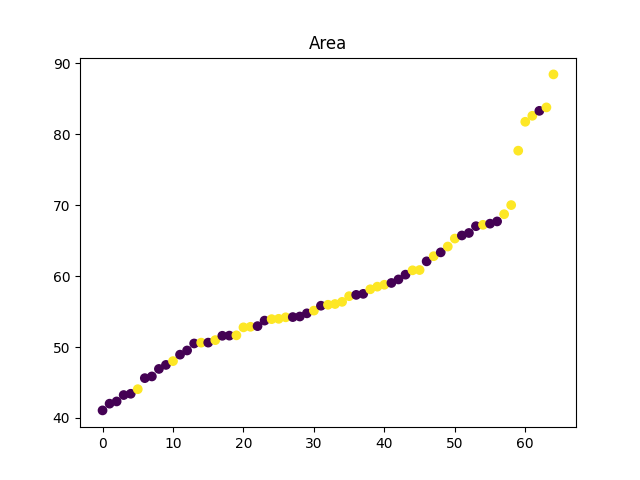
#> input picture src/data_analysis/distribution_plots/labelled_plots/rear/right/area.png, 640 x 480 px, found by its file name; its folder holds only this picture in this run
$ python kmeans.py
#> lines starting #> are read from the running program, lines starting #| are printed output that depends on the picture; after the words box and inside, x2 and y2 are one past the last pixel; in counts of white or black regions, pixels touching at a corner belong together
import os
import csv
import cv2
import numpy as np
from tqdm import tqdm
from sklearn.cluster import KMeans

cwd = os.getcwd()
folder = os.path.join(cwd, 'data', "unlabelled_batch1", "split", "rear", "right")

# files = list(filter(lambda x: x.endswith('.jpg'), os.listdir(folder)))
files = os.listdir(folder)

lower = np.array([0, 0, 0])
upper = np.array([25, 255, 255])

def show_image(name, image):
    cv2.namedWindow(name, cv2.WINDOW_NORMAL)
    cv2.imshow(name, image)
    cv2.waitKey(0)

with open('kmeans_results.csv', 'w', newline='', encoding='UTF8') as csvfile:
    writer = csv.writer(csvfile)

    columns = ["filename"] + \
        [f"colour_{i}_{j}" for i in range(4) for j in ["r", "g", "b"]] + \
        [f"percentage_{i}" for i in range(4)]

    writer.writerow(columns)

    for file in tqdm(files):
        filepath = os.path.join(folder, file)
        img = cv2.imread(filepath)
#> img is the input picture: shape (480, 640, 3); mean B, G, R 249.9, 250.6, 251.2

        img_hsv = cv2.cvtColor(img, cv2.COLOR_BGR2HSV)
#> img_hsv: shape (480, 640, 3); mean H, S, V 1.5, 3.2, 251.3

        mask = cv2.inRange(img_hsv, lower, upper)
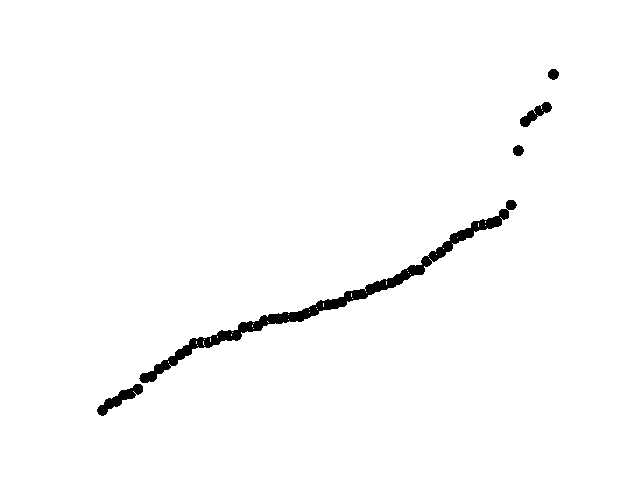
#> mask: shape (480, 640); 98.4% white; 5 black regions

        contours = cv2.findContours(mask, cv2.RETR_TREE,
                                    cv2.CHAIN_APPROX_SIMPLE)[0]
#> contours = 41 contours, 34 with area under 20; largest, box (x1, y1, x2, y2) and area: (0, 0, 640, 480) 306081, (138, 208, 510, 384) 4458, (96, 383, 144, 417) 550, (519, 101, 553, 128) 376, (512, 144, 525, 157) 110, (547, 68, 560, 81) 109, (505, 199, 518, 211) 105
        contour = max(contours, key=cv2.contourArea, default=None)
#> contour = [[0, 0], [0, 479], [639, 479], [639, 0]]

        if contour is None or cv2.contourArea(contour) < 50000:
            # print("No leaf found!")
            writer.writerow([file])
            continue

        mask = np.zeros_like(mask, dtype=np.uint8)

        cv2.drawContours(mask, [contour], -1, (255, 255, 255), -1)
#> mask: shape (480, 640); every value is 255

        result = cv2.bitwise_and(img, img, mask=mask)

        img_hsv = cv2.cvtColor(result, cv2.COLOR_BGR2HSV)

        mask = cv2.inRange(img_hsv, lower, upper)

        contours = cv2.findContours(mask, cv2.RETR_TREE,
                                    cv2.CHAIN_APPROX_SIMPLE)[0]

        result = cv2.bitwise_and(result, result, mask=mask)
        result = cv2.cvtColor(result, cv2.COLOR_BGR2RGB)
        result = result.reshape((result.shape[0] * result.shape[1], 3))
        result = result[result.sum(axis=1) > 0]

        kmeans = KMeans(n_clusters=4, random_state=0,
                        n_init='auto').fit(result)

        colours = kmeans.cluster_centers_
#> colours = [[254.8, 254.8, 254.8], [30.68, 30.68, 30.68], [193.8, 193.2, 191.4], [122.9, 115.9, 102.8]]

        percentages = np.bincount(kmeans.labels_) / kmeans.labels_.shape[0]
#> percentages = [0.996, 0.00163, 0.00132, 0.00137]

        row = [file] + list(colours.flatten()) + list(percentages.flatten())
#> row = ['area.png', 254.8, 254.8, 254.8, 30.68, 30.68, 30.68, 193.8, 193.2, 191.4, 122.9, 115.9, 102.8, 0.996, 0.00163, 0.00132, 0.00137]

        writer.writerow(row)

$ run again, on src/data_analysis/distribution_plots/labelled_plots/rear/right/efd_16.png
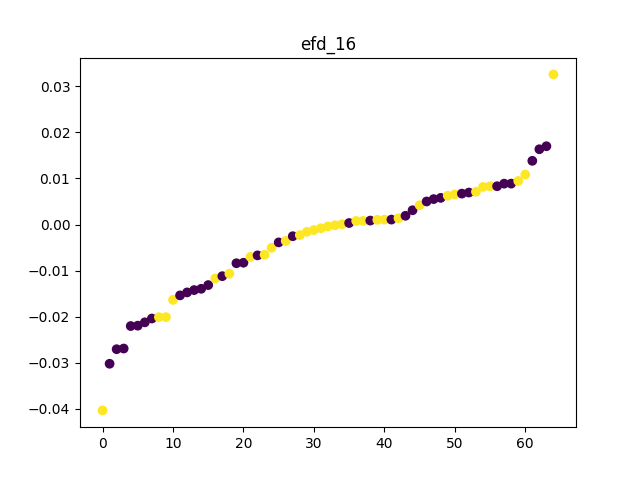
#> input picture src/data_analysis/distribution_plots/labelled_plots/rear/right/efd_16.png, 640 x 480 px, found by its file name
#> img is the input picture: shape (480, 640, 3); mean B, G, R 249.5, 250.2, 250.9
#> img_hsv: shape (480, 640, 3); mean H, S, V 1.4, 3.2, 251
#> `mask = cv2.inRange(img_hsv, lower, upper)`:
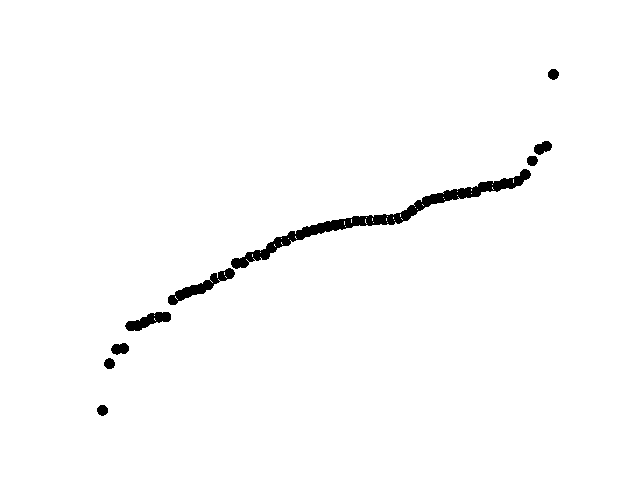
#> mask: shape (480, 640); 98.4% white; 9 black regions
#> contours = 48 contours, 38 with area under 20; largest, box (x1, y1, x2, y2) and area: (0, 0, 640, 480) 306081, (230, 168, 532, 270) 3471, (167, 267, 236, 306) 784, (124, 311, 172, 332) 508, (533, 140, 553, 156) 194
#> contour = [[0, 0], [0, 479], [639, 479], [639, 0]]
#> colours = [[254.8, 254.8, 254.8], [28.51, 28.51, 28.51], [121.2, 115.1, 103.9], [194.5, 194.1, 192.8]]
#> percentages = [0.994, 0.00228, 0.00202, 0.00213]
#> row = ['efd_16.png', 254.8, 254.8, 254.8, 28.51, 28.51, 28.51, 121.2, 115.1, 103.9, 194.5, 194.1, 192.8, 0.994, 0.00228, 0.00202, 0.00213]

$ run again, on src/data_analysis/distribution_plots/labelled_plots/rear/right/efd_17.png
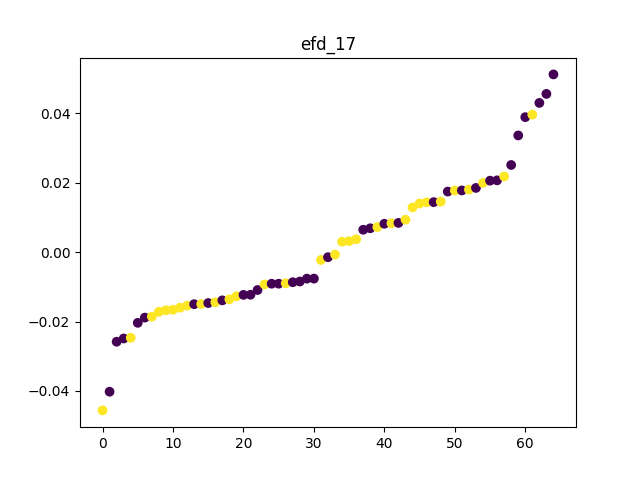
#> input picture src/data_analysis/distribution_plots/labelled_plots/rear/right/efd_17.png, 640 x 480 px, found by its file name
#> img is the input picture: shape (480, 640, 3); mean B, G, R 249.8, 250.5, 251.1
#> img_hsv: shape (480, 640, 3); mean H, S, V 1.4, 3.2, 251.2
#> `mask = cv2.inRange(img_hsv, lower, upper)`:
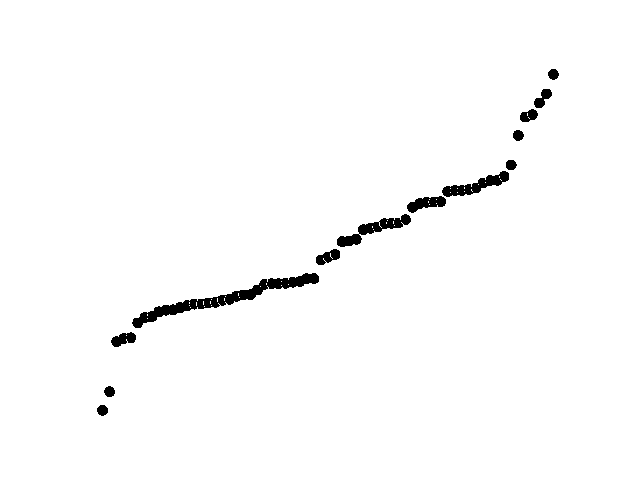
#> mask: shape (480, 640); 98.4% white; 13 black regions
#> contours = 62 contours, 47 with area under 20; largest, box (x1, y1, x2, y2) and area: (0, 0, 640, 480) 306081, (131, 272, 320, 329) 2140, (441, 170, 510, 198) 758, (357, 213, 412, 236) 588, (406, 195, 447, 214) 429
#> contour = [[0, 0], [0, 479], [639, 479], [639, 0]]
#> colours = [[255, 255, 255], [139.8, 132.8, 120.1], [32.2, 32.2, 32.2], [237.9, 237.8, 237.8]]
#> percentages = [0.983, 0.00212, 0.00189, 0.0133]
#> row = ['efd_17.png', 255, 255, 255, 139.8, 132.8, 120.1, 32.2, 32.2, 32.2, 237.9, 237.8, 237.8, 0.983, 0.00212, 0.00189, 0.0133]

$ run again, on src/data_analysis/distribution_plots/labelled_plots/rear/right/efd_21.png
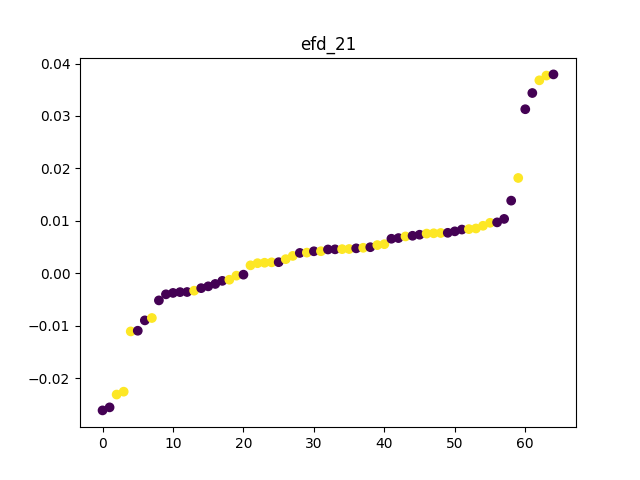
#> input picture src/data_analysis/distribution_plots/labelled_plots/rear/right/efd_21.png, 640 x 480 px, found by its file name
#> img is the input picture: shape (480, 640, 3); mean B, G, R 249.7, 250.3, 251
#> img_hsv: shape (480, 640, 3); mean H, S, V 1.4, 3.1, 251.1
#> `mask = cv2.inRange(img_hsv, lower, upper)`:
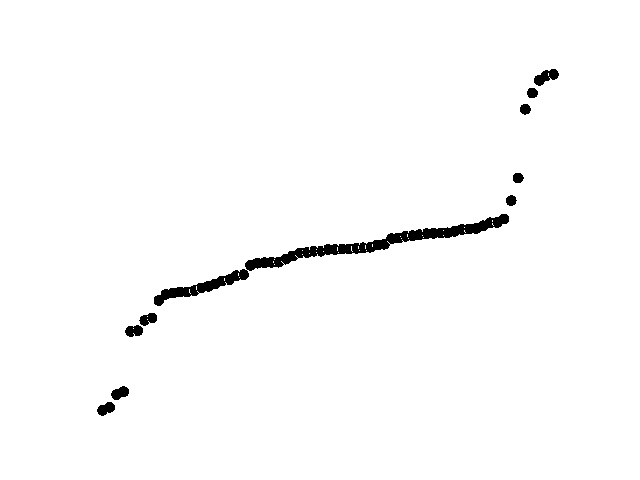
#> mask: shape (480, 640); 98.4% white; 10 black regions
#> contours = 50 contours, 38 with area under 20; largest, box (x1, y1, x2, y2) and area: (0, 0, 640, 480) 306081, (244, 213, 510, 272) 2958, (153, 268, 250, 307) 1072, (533, 68, 560, 87) 277, (110, 385, 130, 401) 192
#> contour = [[0, 0], [0, 479], [639, 479], [639, 0]]
#> colours = [[254.8, 254.8, 254.8], [122.3, 116.3, 104.6], [28.87, 28.87, 28.87], [194.2, 193.7, 192.3]]
#> percentages = [0.994, 0.00196, 0.00212, 0.00182]
#> row = ['efd_21.png', 254.8, 254.8, 254.8, 122.3, 116.3, 104.6, 28.87, 28.87, 28.87, 194.2, 193.7, 192.3, 0.994, 0.00196, 0.00212, 0.00182]

$ run again, on src/data_analysis/distribution_plots/labelled_plots/rear/right/circ..png
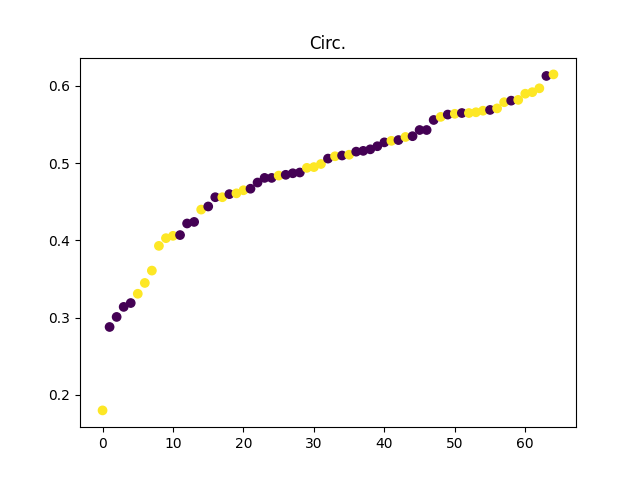
#> input picture src/data_analysis/distribution_plots/labelled_plots/rear/right/circ..png, 640 x 480 px, found by its file name
#> img is the input picture: shape (480, 640, 3); mean B, G, R 250, 250.7, 251.3
#> img_hsv: shape (480, 640, 3); mean H, S, V 1.4, 3.2, 251.4
#> `mask = cv2.inRange(img_hsv, lower, upper)`:
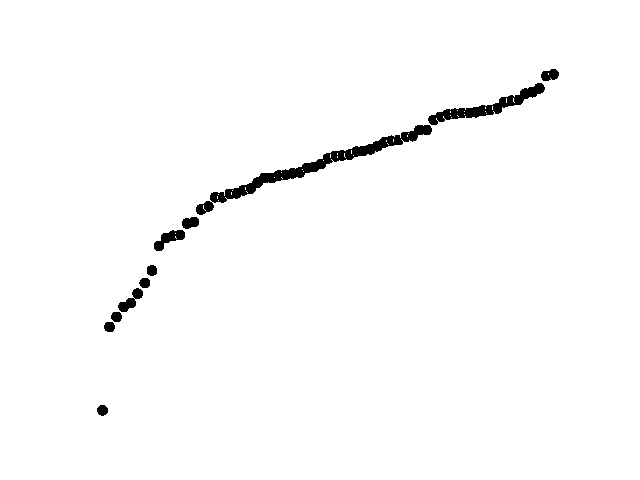
#> mask: shape (480, 640); 98.4% white; 11 black regions
#> contours = 55 contours, 41 with area under 20; largest, box (x1, y1, x2, y2) and area: (0, 0, 640, 480) 306081, (209, 124, 433, 204) 2565, (427, 82, 546, 126) 1336, (153, 229, 186, 252) 358, (195, 200, 215, 216) 194
#> contour = [[0, 0], [0, 479], [639, 479], [639, 0]]
#> colours = [[254.8, 254.8, 254.8], [125.4, 115.8, 98.32], [29.18, 29.18, 29.18], [190.4, 189.8, 188.3]]
#> percentages = [0.996, 0.00146, 0.00144, 0.00118]
#> row = ['circ..png', 254.8, 254.8, 254.8, 125.4, 115.8, 98.32, 29.18, 29.18, 29.18, 190.4, 189.8, 188.3, 0.996, 0.00146, 0.00144, 0.00118]
